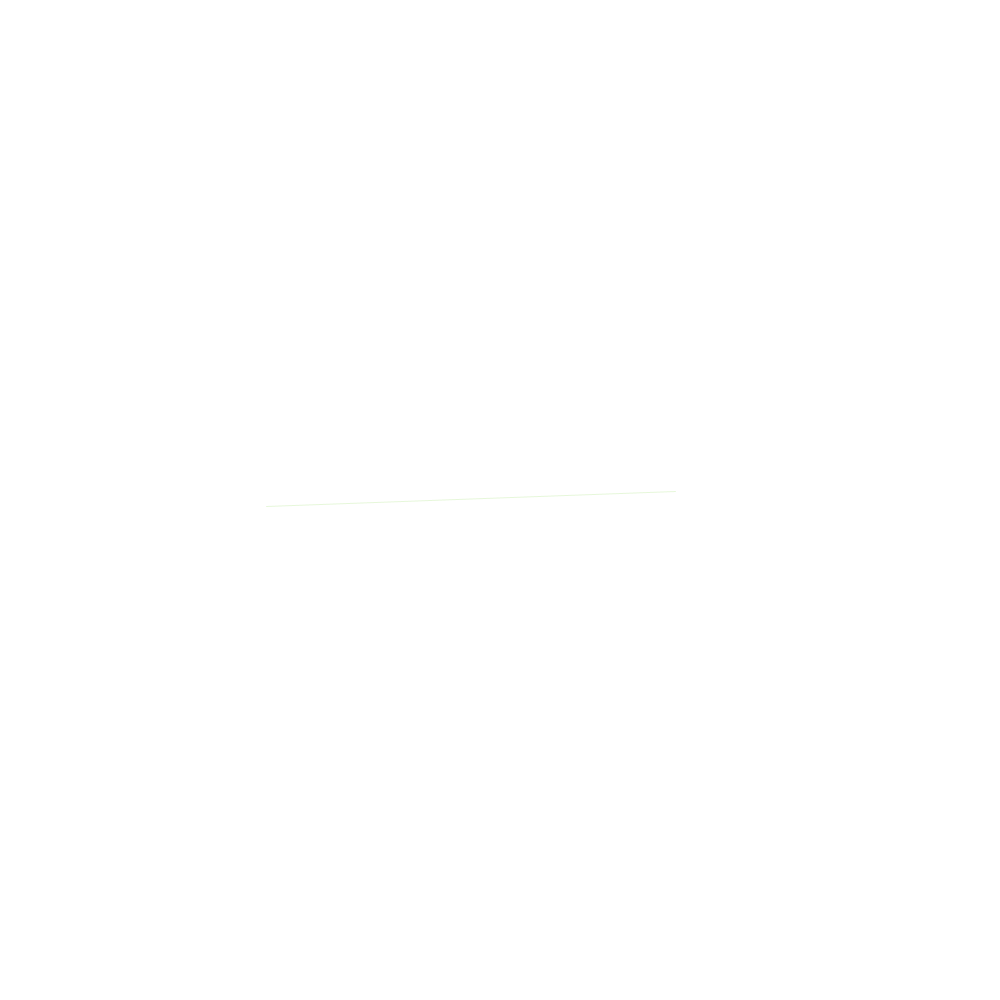
Frame 1 (no input)
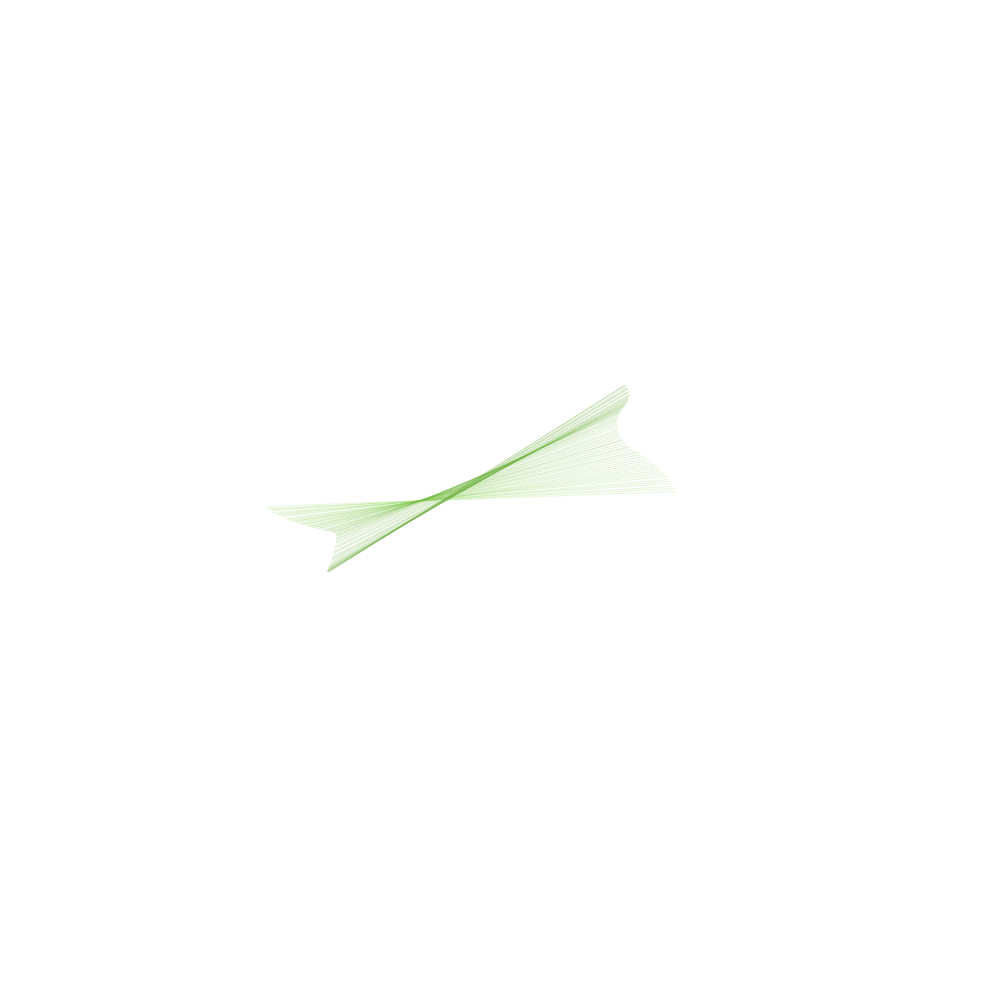
Frame 60 (the mouse pressed at the canvas centre just before this capture)
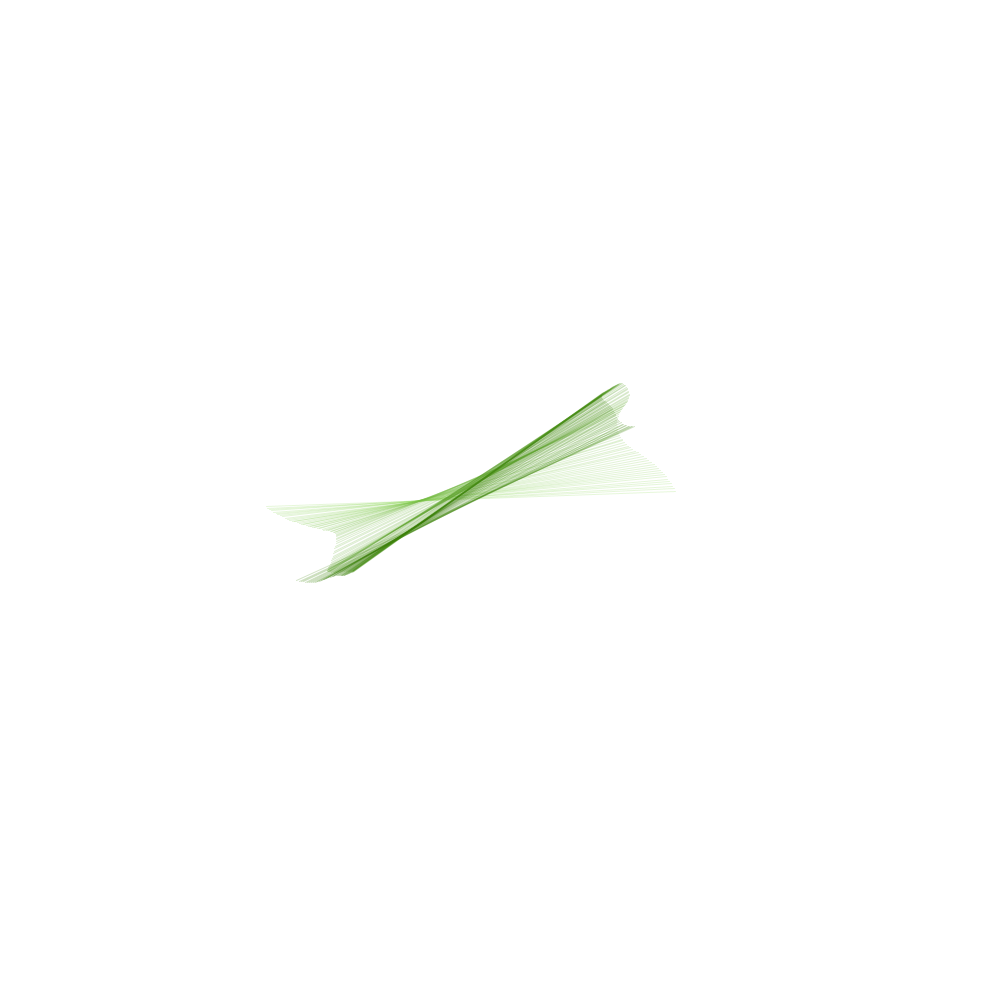
Frame 120 (the mouse held since frame 60 and released just before this capture)

The Processing sketch that drew these frames (run headless with seeded random() and noise(); from frame 60 on, the mouse is pressed at the canvas centre):

// Processing sketch: waveClockRGB
// ── waveClockRGB.pde
float _angnoise, _radiusnoise;
float _xnoise, _ynoise;
float _angle = -PI/2;
float _radius;
float _strokeColR = 150;
float _strokeColG = 220;
float _strokeColB = 100;
int _strokeChange = -1;

void setup() {
  size(1000, 1000); 
  smooth();
  frameRate(30);
  background(255);
  noFill();
  _angnoise = random(10);
  _radiusnoise = random(10);
  _xnoise = random(10);
  _ynoise = random(10);
}

void draw() {
  _radiusnoise += 0.005;
  _radius = (noise(_radiusnoise) * 550) +1;
  _angnoise += 0.005;
  _angle += (noise(_angnoise) * 6) - 3;
  if (_angle > 360) { _angle -= 360; }
  if (_angle < 0) { _angle += 360; }
  _xnoise += 0.01;
  _ynoise += 0.01;
  float centerX = width/2 + (noise(_xnoise) * 100) - 50;
  float centerY = height/2 + (noise(_ynoise) * 100) - 50;
  float rad = radians(_angle);
  float x1 = centerX + (_radius * cos(rad));
  float y1 = centerY + (_radius * sin(rad));
  float opprad = rad + PI;
  float x2 = centerX + (_radius * cos(opprad));
  float y2 = centerY + (_radius * sin(opprad));
  _strokeColR += _strokeChange;
  _strokeColG += _strokeChange;
  _strokeColB += _strokeChange;
  if (_strokeColR > 125) { _strokeChange = -1; }
  if (_strokeColR < 0) { _strokeChange = 1; }
  if (_strokeColG > 254) { _strokeChange = -1; }
  if (_strokeColG < 0) { _strokeChange = 1; }
  if (_strokeColB > 254) { _strokeChange = -1; }
  if (_strokeColB < 0) { _strokeChange = 1; }
  stroke(_strokeColR, _strokeColG, _strokeColB,60);
  strokeWeight(1); 
  line(x1, y1, x2, y2);
}
